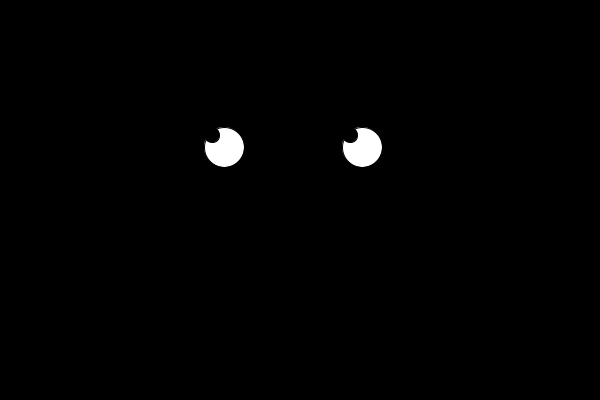
Frame 1 (no input)
Frame 60 (the mouse pressed at the canvas centre just before this capture): identical to frame 1, image omitted
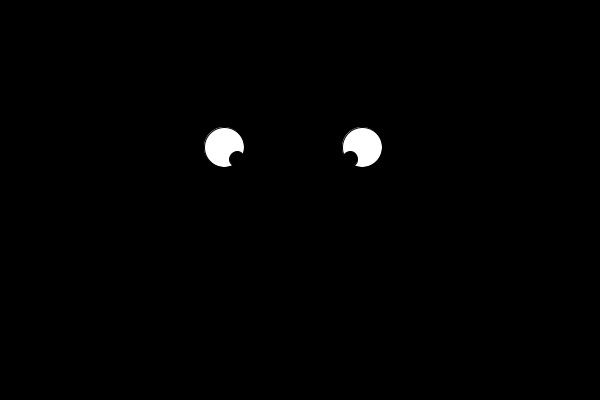
Frame 120 (the mouse held since frame 60 and released just before this capture)

The Processing sketch that drew these frames (run headless with seeded random() and noise(); from frame 60 on, the mouse is pressed at the canvas centre):

// Processing sketch: processing_95573
// ── processing_95573.pde

void setup() {
  size(600, 400);
  
  noCursor();
}
 
void draw() {
  background(0);

  //Eye ball
  fill(255);
  ellipse(224, 147, 40, 40);
  ellipse(362, 147, 40, 40);
  
  //Pupils
  fill(0);
  float mx1 = constrain(mouseX, 212, 237);
  float my1 = constrain(mouseY, 135, 159);
  ellipse(mx1, my1, 15, 15);
  float mx2 = constrain(mouseX, 350, 374);
  float my2 = constrain(mouseY, 135, 159);
  ellipse(mx2, my2, 15, 15);
}
